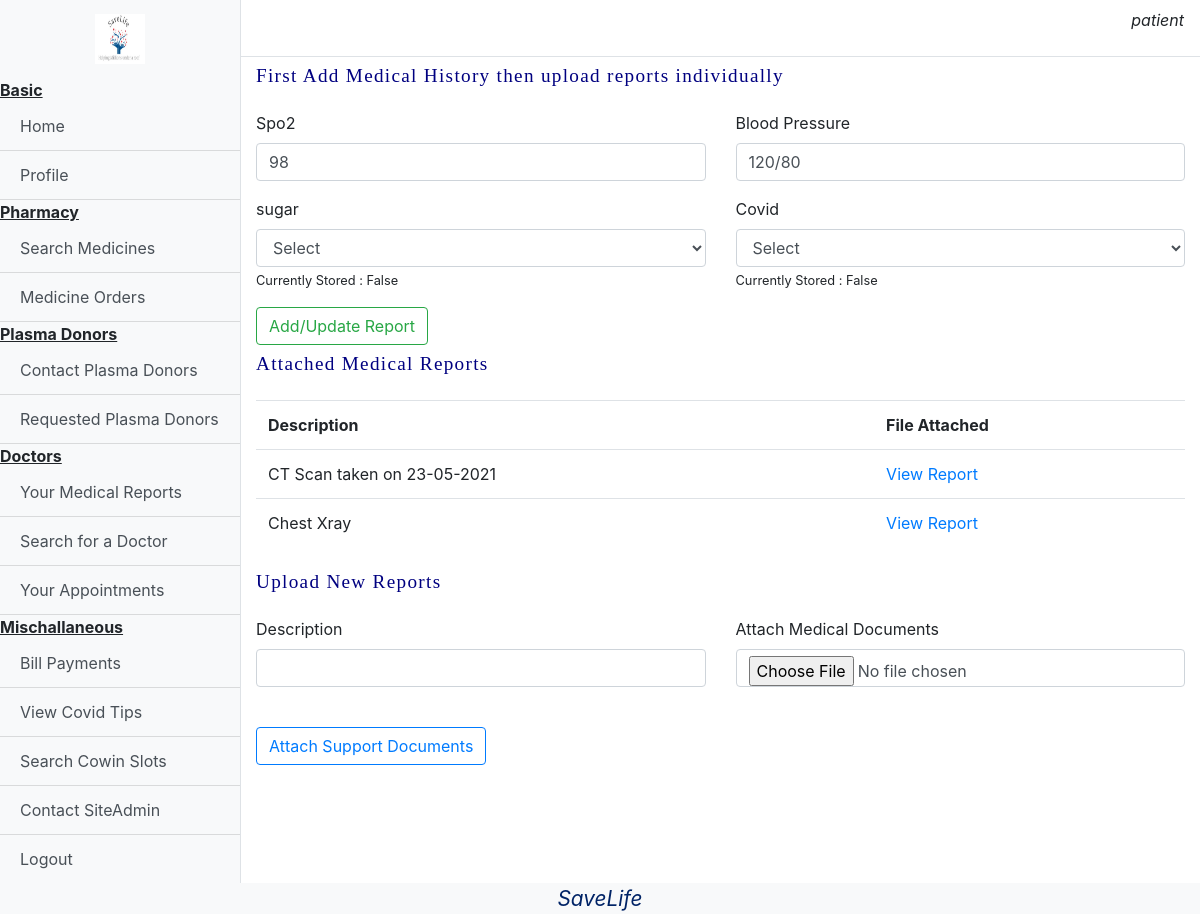
Page /patient/MedicalReport (signed in) on the committed database.
### base/models.py (models this page shows, shortened)
class User(AbstractUser):
    type = models.CharField(max_length=10,choices=(("Patient","Patient"),("Doctor","Doctor"),("Donor","Donor"),("Pharmacy","Pharmacy")))

### patient/models.py (models this page shows)
class MedicalReport(models.Model):
    patient = models.ForeignKey(User,on_delete=models.SET_NULL,null=True)
    spo2 = models.CharField(max_length=200)
    bp = models.CharField(max_length=200)
    sugar = models.BooleanField()
    covid = models.BooleanField()
    report = models.ManyToManyField(Report,blank=True)

class Report(models.Model):
    user = models.ForeignKey(User,on_delete=models.SET_NULL,null=True)
    description = models.CharField(max_length=200,default='')
    file = models.FileField(upload_to='reports')

### patient/views.py (the view, shortened to what this page needs)
# urls.py: path('MedicalReport',views.yourMedicalReport,name="MedicalReport"),
def yourMedicalReport(request):
    if request.user.type!="Patient":
        storage = messages.get_messages(request)
        storage.used = True
        messages.info(request,'Not Allowed. Please Re-Login')
        return redirect('/')
    current_report = MedicalReport.objects.filter(patient=request.user).select_related()
    if len(current_report)==0:
        return render(request,"Patient/yourMedicalReport.html")
    else:
        return render(request,"Patient/yourMedicalReport.html",{'report':current_report[0]})

### templates/Patient/yourMedicalReport.html (shortened to what this page needs)
{%extends "Patient/dashboard.html"%}
{%load static%}
{%block content%}
<link rel="stylesheet" href="{%static 'css/home.css'%}">
<p class="aboutText">First Add Medical History then upload reports individually</p>
<form action="/patient/MedicalReport" method="post">
    <div class="row">
        <div class="col-sm">
            <div class="form-group">
                <label for="spo2">Spo2</label>
                <input type="text" class="form-control" name="spo2" id="spo2" value="{{report.spo2}}" required>
            </div>
        </div>
        <div class="col-sm">
            <div class="form-group">
                <label for="bp">Blood Pressure</label>
                <input type="text" class="form-control" name="bp" id="bp" value="{{report.bp}}" required>
            </div>
        </div>
    </div>
    <div class="row">
        <div class="col-sm">
            <div class="form-group">
                <label for="sugar">sugar</label>
                <select name="sugar" id="sugar" class="form-control">
                    <option value="False">Select</option>
                </select>
                <small>Currently Stored : {{report.sugar}}</small>
            </div>
        </div>
        <div class="col-sm">
            <div class="form-group">
                <label for="covid">Covid</label>
                <select name="covid" id="covid" class="form-control">
                    <option value="False">Select</option>
                </select>
                <small>Currently Stored : {{report.covid}}</small>
            </div>
        </div>
    </div>
    <input type="submit" value="Add/Update Report" class="btn btn-outline-success">
</form>
<p class="aboutText">Attached Medical Reports</p>
<table class="table">
    <tr>
        <th>Description</th>
        <th>File Attached</th>
    </tr>
    {% for item in report.report.all %}
    <tr>
        <td>{{item.description}}</td>
        <td><a href="{{item.file.url}}">View Report</a></td>
    </tr>
    {%endfor%}
</table>
<p class="aboutText">Upload New Reports</p>
<form action="/patient/attachReport" method="POST" enctype="multipart/form-data">
    <div class="row">
        <div class="col-sm">
            <div class="form-group">
                <label for="desc">Description</label>
                <input type="text" class="form-control" name="description" id="desc" required>
            </div>
        </div>
        <div class="col-sm">
            <div class="form-group">
                <label for="doc">Attach Medical Documents</label>
                <input type="file" class="form-control" name="file" id="doc" required>
            </div>
        </div>
    </div>
    <br>
    <input type="submit" class="btn btn-outline-primary" value="Attach Support Documents">
</form>
{%endblock%}

### templates/Patient/dashboard.html (shortened to what this page needs)
{%load static%}
{% load google_translate %}
<!DOCTYPE html>
<html lang="en">
<head>
    <link rel="stylesheet" href="https://cdn.jsdelivr.net/npm/bootstrap@4.5.3/dist/css/bootstrap.min.css">
    <link rel="stylesheet" href="{% static 'css/dashboard.css' %}">
</head>
<body>
  <div class="d-flex" id="wrapper">
    <div class="bg-light border-right" id="sidebar-wrapper">
      <div class="sidebar-heading"><center><img src="{% static 'images/logo.jpg' %}" width="50px" height="50px"></center></div>
      <div class="list-group list-group-flush">
        <b><u>Basic</u></b>
        <a href="/dashboard" class="list-group-item list-group-item-action bg-light">Home</a>
        <a href="/addProfile" class="list-group-item list-group-item-action bg-light">Profile</a>
        <b><u>Pharmacy</u></b>
        <a href="/patient/searchMedicine" class="list-group-item list-group-item-action bg-light">Search Medicines</a>
        <a href="/patient/yourOrders" class="list-group-item list-group-item-action bg-light">Medicine Orders</a>
        <b><u>Plasma Donors</u></b>
        <a href="/patient/searchDonors" class="list-group-item list-group-item-action bg-light">Contact Plasma Donors</a>
        <a href="/patient/showDonorRequest" class="list-group-item list-group-item-action bg-light">Requested Plasma Donors </a>
        <b><u>Doctors</u></b>
        <a href="/patient/MedicalReport" class="list-group-item list-group-item-action bg-light">Your Medical Reports</a>
        <a href="/patient/viewDoctor" class="list-group-item list-group-item-action bg-light">Search for a Doctor</a>
        <a href="/patient/viewAppointment" class="list-group-item list-group-item-action bg-light">Your Appointments</a>
        <b><u> Mischallaneous</u></b>
        <a href="/patient/yourBill" class="list-group-item list-group-item-action bg-light">Bill Payments</a>
        <a href="/covidTips" class="list-group-item list-group-item-action bg-light">View Covid Tips</a>
        <a href="/cowinSlot" class="list-group-item list-group-item-action bg-light">Search Cowin Slots</a>
        <a href="/contactAdmin" class="list-group-item list-group-item-action bg-light">Contact SiteAdmin</a>
        <a href="/logout" class="list-group-item list-group-item-action bg-light">Logout</a>
      </div>
    </div>
    <div id="page-content-wrapper">
      <nav class="navbar navbar-expand-lg navbar-light bg-transparent border-bottom">
        <button class="btn btn-link" id="menu-toggle"></button>
        <p class="justify-content-end ml-auto" style="font-style: oblique;">{% google_translate type='vertical' language='en' %} {{request.user.username}}</p>
      </nav>
      <div class="container-fluid">
            {%block content%}
            {%endblock%}
      </div>
    </div>
  </div>
  <div class="footer obq bg-light">
    SaveLife
</div>
</body>
</html>

### static/css/dashboard.css (style rules this page uses)
#wrapper { overflow-x: hidden; }
#sidebar-wrapper { min-height: 100vh; margin-left: -15rem; -webkit-transition: margin .25s ease-out; -moz-transition: margin .25s ease-out; -o-transition: margin .25s ease-out; transition: margin .25s ease-out; }
.footer { font-weight: 400; font-size: 1.3em; left: 0; bottom: 0; width: 100%; color: #002366; text-align: center; }
#sidebar-wrapper .sidebar-heading { padding: 0.875rem 1.25rem; font-size: 1.2rem; }
#sidebar-wrapper .list-group { width: 15rem; }
#page-content-wrapper { min-width: 100vw; }
@media (min-width: 768px) { #sidebar-wrapper { margin-left: 0; } }
@media (min-width: 768px) { #page-content-wrapper { min-width: 0; width: 100%; } }
.obq { font-style: oblique; font-size: 1.5em; text-align:center; }

### static/css/home.css (style rules this page uses)
.aboutText { font-family: Georgia, 'Times New Roman', Times, serif; font-weight: 200; line-height: 2em; font-size: larger; letter-spacing: 1.3px; text-align: justify; color: #000080; }
.footer { text-align: center; }
.footer { font-weight: 400; font-size: 1.3em; left: 0; bottom: 0; width: 100%; color: #002366; text-align: center; }

### rows in the picture
User: user.username "patient"
MedicalReport: spo2 "98", bp "120/80", sugar "False", covid "False"
Report: description "CT Scan taken on 23-05-2021"
Report: description "Chest Xray"
